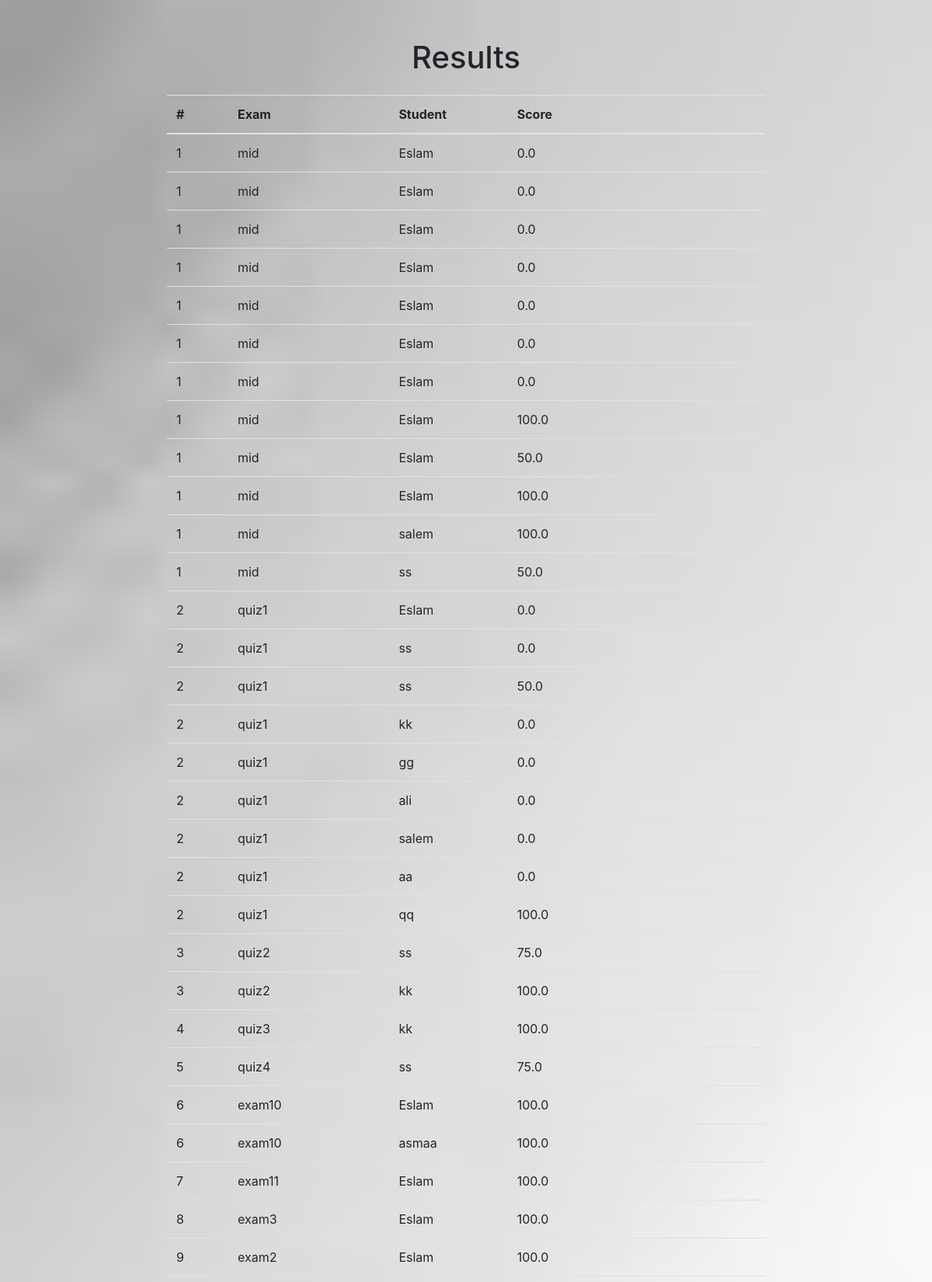
/show_results (upper part), run on the app's committed database.
### tables this page shows
CREATE TABLE degree (id INTEGER PRIMARY KEY AUTOINCREMENT,user_id INTEGER,exam_id INTEGER,degree FLOAT,FOREIGN KEY (user_id) REFERENCES users(id) ON DELETE CASCADE,FOREIGN KEY (exam_id) REFERENCES exams(id) ON DELETE CASCADE);

CREATE TABLE exams(id INTEGER PRIMARY KEY AUTOINCREMENT,exam_name VARCHAR(255),doctor_id INTEGER, start_time TEXT, End_time TEXT,FOREIGN KEY (doctor_id) REFERENCES users(id));

CREATE TABLE users (id INTEGER PRIMARY KEY AUTOINCREMENT,name VARCHAR(255),role VARCHAR(100),password VARCHAR(255));

### app.py (the view)
@app.route('/show_results', methods=['get'])
def show_results():
    try:
        con = sqlite3.connect("database.db")
        con.row_factory = sqlite3.Row
        cur = con.cursor()
        cur.execute("""
            SELECT exams.id , exams.exam_name as exam, users.name as student, degree.degree
            FROM degree , exams ,users
	        WHERE degree.user_id = users.id
		    AND exams.id = degree.exam_id
            ORDER BY exam_id
        """)
        all_results = cur.fetchall()
        if not all_results:
            flash('No exam results found.', 'info')
            return redirect(url_for('doctor_dashboard'))
    except sqlite3.Error as e:
        flash(f'A database error occurred: {e}', 'danger')
    finally:
        con.close()
    return render_template('show_results.html', all_results=all_results,bg_class='classy')

### templates/show_results.html (shortened to what this page needs)
<!DOCTYPE html>
<html lang="en">
  <head>
    <link
      rel="stylesheet"
      href="https://stackpath.bootstrapcdn.com/bootstrap/4.5.2/css/bootstrap.min.css"
    />
  </head>
  <body class='{{ bg_class }}'>
    <div class="container">
      <div class="text-center mb-4">
        <h1>Results</h1>
      </div>
      <table class="table">
        <thead>
          <tr>
            <th scope="col">#</th>
            <th scope="col">Exam</th>
            <th scope="col">Student</th>
            <th scope="col">Score</th>
          </tr>
        </thead>
        <tbody>
          {% for result in all_results %}
          <tr>
            <td>{{ result['id'] }}</td>
            <td>{{ result['exam'] }}</td>
            <td>{{ result['student'] }}</td>
            <td>{{ result['degree'] }}</td>
          </tr>
          {% endfor %}
        </tbody>
      </table>
    </div>
  </body>
</html>

### templates/show_results.html (style rules this page uses)
body { padding-top: 50px; padding-bottom: 50px; }
.container { max-width: 800px; }
.classy { background: url(/static/images/result1.jpeg); background-size: cover; background-repeat: no-repeat; }

### data on the page
degree: id "1", exam "mid", student "Eslam", degree "0.0"
degree: id "1", exam "mid", student "Eslam", degree "0.0"
degree: id "1", exam "mid", student "Eslam", degree "0.0"
degree: id "1", exam "mid", student "Eslam", degree "0.0"
degree: id "1", exam "mid", student "Eslam", degree "0.0"
degree: id "1", exam "mid", student "Eslam", degree "0.0"
degree: id "1", exam "mid", student "Eslam", degree "0.0"
degree: id "1", exam "mid", student "Eslam", degree "100.0"
degree: id "1", exam "mid", student "Eslam", degree "50.0"
degree: id "1", exam "mid", student "Eslam", degree "100.0"
degree: id "1", exam "mid", student "salem", degree "100.0"
degree: id "1", exam "mid", student "ss", degree "50.0"
degree: id "2", exam "quiz1", student "Eslam", degree "0.0"
degree: id "2", exam "quiz1", student "ss", degree "0.0"
degree: id "2", exam "quiz1", student "ss", degree "50.0"
degree: id "2", exam "quiz1", student "kk", degree "0.0"
degree: id "2", exam "quiz1", student "gg", degree "0.0"
degree: id "2", exam "quiz1", student "ali", degree "0.0"
degree: id "2", exam "quiz1", student "salem", degree "0.0"
degree: id "2", exam "quiz1", student "aa", degree "0.0"
degree: id "2", exam "quiz1", student "qq", degree "100.0"
degree: id "3", exam "quiz2", student "ss", degree "75.0"
degree: id "3", exam "quiz2", student "kk", degree "100.0"
degree: id "4", exam "quiz3", student "kk", degree "100.0"
degree: id "5", exam "quiz4", student "ss", degree "75.0"
degree: id "6", exam "exam10", student "Eslam", degree "100.0"
degree: id "6", exam "exam10", student "asmaa", degree "100.0"
degree: id "7", exam "exam11", student "Eslam", degree "100.0"
degree: id "8", exam "exam3", student "Eslam", degree "100.0"
degree: id "9", exam "exam2", student "Eslam", degree "100.0"
